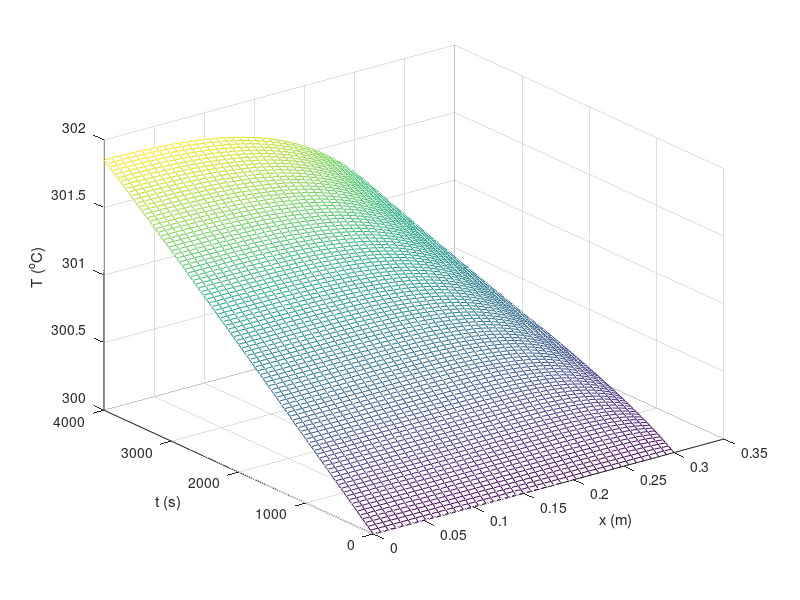

The MATLAB script that drew this image:
clc;clear;close all

Ti = 300; % initial temperature
p = 960; Cp = 2200; R = 0.3; h = 75; qdot = 1000; Tinf = 300;
k = 5;

ndx = 40; nx = ndx+1;
dr = R/ndx;
r = 0:dr:R;

ndt=100; Lt = 4000;
nt=ndt+1;
dt=Lt/ndt;
t=0:dt:Lt;

alpha=k/p/Cp;

T=zeros(nt,nx);

T(1,:)=Ti;

for m=1:nt-1
    A=zeros(nx,nx);
    b=zeros(nx,1);
    for i=2:nx-1
        A(i,i)=-1/dt-2*alpha/dr^2-alpha/r(i)/dr;
        A(i,i+1)= alpha/dr^2 + alpha/dr/r(i);
        A(i,i-1)= alpha/dr^2;
        b(i)= -T(m,i)/dt - qdot/p/Cp;
    end
    A(1,1) = -1; A(1,2) = 1; b(1) = 0;
    A(nx,nx) = 1 + h*dr/k; A(nx,nx-1) = -1; b(nx) = h*dr/k*Tinf;

    T(m+1,:)=inv(A)*b;
end

mesh(r,t,T)
xlabel('x (m)')
ylabel('t (s)')
zlabel('T (^oC)')